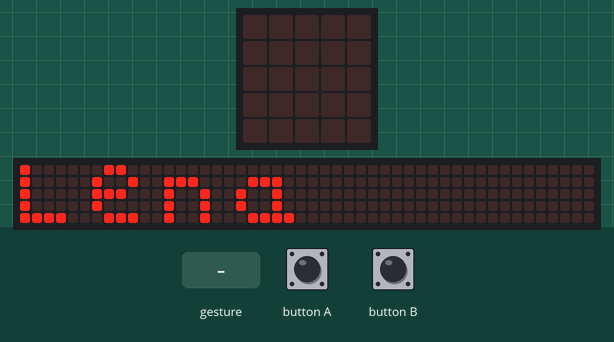
This program was run on a simulated BBC micro:bit (MakeCode). On the bench: the board's 5×5 LED display, a strip that is not on the board, showing the scrolling text unrolled. The inputs (shaded band) are chosen by the test bench. A tilt is held for 1.5 s and a shake lasts 1 s, then the board lies face up again; the 48×5 strip is a reading aid, not a part: it shows the text the display is scrolling, unrolled, one strip-width of it at a time.

Above: at 4.3 s.
5.8 s: button A pressed for 0.15 s
At 7.1 s:
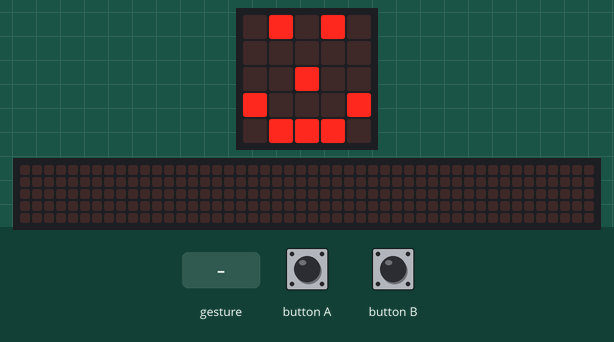
7.4 s: button B pressed for 0.15 s
At 8.3 s:
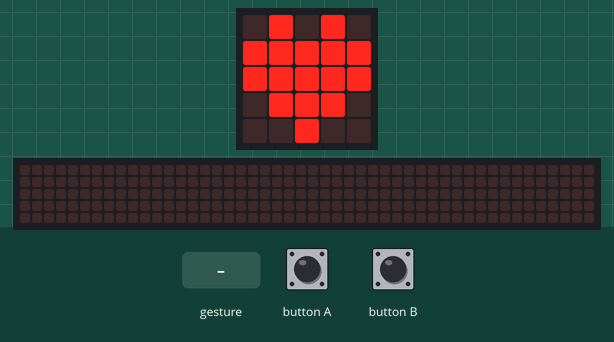
9.0 s: gesture 'shake'
At 10.1 s:
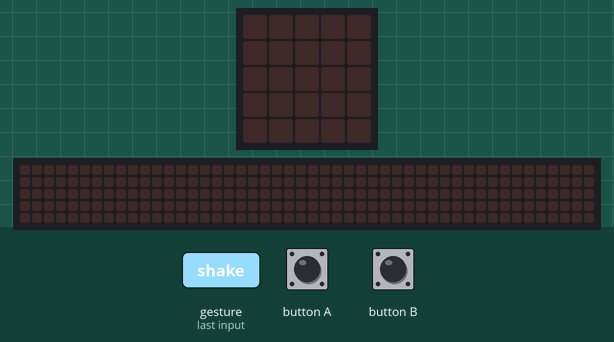
Timing chart, 0 to 12.0 s (numbered marks = the images above; inputs shaded):
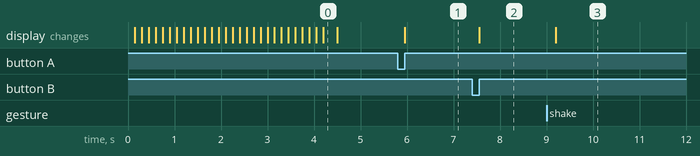

Measured:
- after the input at 5.8 s, the display: changes after 0.15 s (image 1)
- after the input at 7.4 s, the display: changes after 0.15 s (image 2)
- after the input at 9.0 s, the display: changes after 0.20 s (image 3)

The program:

main.ts
```typescript
input.onButtonPressed(Button.A, function () {
    basic.showLeds(`
        . # . # .
        . . . . .
        . . # . .
        # . . . #
        . # # # .
        `)
})
input.onGesture(Gesture.Shake, function () {
    basic.clearScreen()
})
input.onButtonPressed(Button.B, function () {
    basic.showIcon(IconNames.Heart)
})
basic.showString("Lena")
```

test.ts
```typescript
// os teses vão aqui; isto não será compilado quando este pacote for usado como extensão.
```
